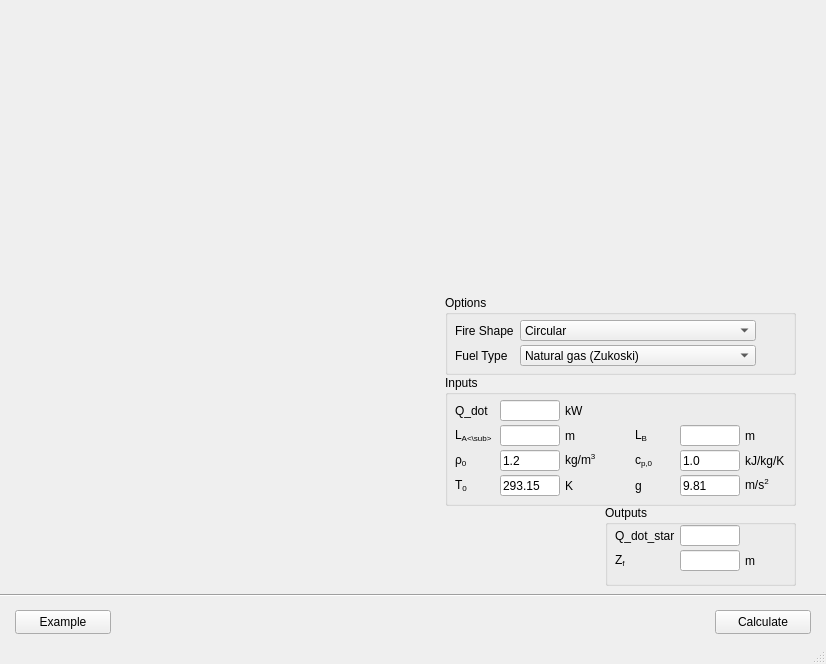
<?xml version="1.0" encoding="UTF-8"?>
<ui version="4.0">
 <class>MainWindow</class>
 <widget class="QMainWindow" name="MainWindow">
  <property name="geometry">
   <rect>
    <x>0</x>
    <y>0</y>
    <width>826</width>
    <height>664</height>
   </rect>
  </property>
  <property name="windowTitle">
   <string>MainWindow</string>
  </property>
  <widget class="QWidget" name="centralwidget">
   <widget class="QPushButton" name="pushButton_calculate">
    <property name="geometry">
     <rect>
      <x>715</x>
      <y>610</y>
      <width>96</width>
      <height>24</height>
     </rect>
    </property>
    <property name="text">
     <string>Calculate</string>
    </property>
   </widget>
   <widget class="Line" name="line">
    <property name="geometry">
     <rect>
      <x>0</x>
      <y>585</y>
      <width>826</width>
      <height>21</height>
     </rect>
    </property>
    <property name="orientation">
     <enum>Qt::Horizontal</enum>
    </property>
   </widget>
   <widget class="QPushButton" name="pushButton_test">
    <property name="geometry">
     <rect>
      <x>15</x>
      <y>610</y>
      <width>96</width>
      <height>24</height>
     </rect>
    </property>
    <property name="toolTip">
     <string>Generate example input parameters.</string>
    </property>
    <property name="statusTip">
     <string>Generate example input parameters.</string>
    </property>
    <property name="text">
     <string>Example</string>
    </property>
   </widget>
   <widget class="QLabel" name="label_figure_flame_height">
    <property name="geometry">
     <rect>
      <x>15</x>
      <y>15</y>
      <width>796</width>
      <height>566</height>
     </rect>
    </property>
    <property name="text">
     <string/>
    </property>
    <property name="pixmap">
     <pixmap>../images/0602_flame_height_794_560.png</pixmap>
    </property>
   </widget>
   <widget class="QGroupBox" name="groupBox_inputs">
    <property name="geometry">
     <rect>
      <x>445</x>
      <y>375</y>
      <width>351</width>
      <height>131</height>
     </rect>
    </property>
    <property name="title">
     <string>Inputs</string>
    </property>
    <widget class="QLabel" name="label_unit_S_or_UA">
     <property name="geometry">
      <rect>
       <x>120</x>
       <y>100</y>
       <width>51</width>
       <height>21</height>
      </rect>
     </property>
     <property name="minimumSize">
      <size>
       <width>0</width>
       <height>0</height>
      </size>
     </property>
     <property name="maximumSize">
      <size>
       <width>16777215</width>
       <height>16777215</height>
      </size>
     </property>
     <property name="text">
      <string>K</string>
     </property>
    </widget>
    <widget class="QLabel" name="label_34">
     <property name="geometry">
      <rect>
       <x>300</x>
       <y>75</y>
       <width>51</width>
       <height>21</height>
      </rect>
     </property>
     <property name="minimumSize">
      <size>
       <width>0</width>
       <height>0</height>
      </size>
     </property>
     <property name="maximumSize">
      <size>
       <width>16777215</width>
       <height>16777215</height>
      </size>
     </property>
     <property name="text">
      <string>kJ/kg/K</string>
     </property>
    </widget>
    <widget class="QLabel" name="label_33">
     <property name="geometry">
      <rect>
       <x>120</x>
       <y>50</y>
       <width>51</width>
       <height>21</height>
      </rect>
     </property>
     <property name="minimumSize">
      <size>
       <width>0</width>
       <height>0</height>
      </size>
     </property>
     <property name="maximumSize">
      <size>
       <width>16777215</width>
       <height>16777215</height>
      </size>
     </property>
     <property name="text">
      <string>m</string>
     </property>
    </widget>
    <widget class="QLabel" name="label_Q_dot_or_Q_dot_l_unit">
     <property name="geometry">
      <rect>
       <x>120</x>
       <y>25</y>
       <width>51</width>
       <height>21</height>
      </rect>
     </property>
     <property name="minimumSize">
      <size>
       <width>0</width>
       <height>0</height>
      </size>
     </property>
     <property name="maximumSize">
      <size>
       <width>16777215</width>
       <height>16777215</height>
      </size>
     </property>
     <property name="text">
      <string>kW</string>
     </property>
    </widget>
    <widget class="QLineEdit" name="lineEdit_Q_dot_or_Q_dot_l">
     <property name="geometry">
      <rect>
       <x>55</x>
       <y>25</y>
       <width>60</width>
       <height>21</height>
      </rect>
     </property>
     <property name="sizePolicy">
      <sizepolicy hsizetype="Fixed" vsizetype="Fixed">
       <horstretch>0</horstretch>
       <verstretch>0</verstretch>
      </sizepolicy>
     </property>
     <property name="minimumSize">
      <size>
       <width>0</width>
       <height>0</height>
      </size>
     </property>
     <property name="maximumSize">
      <size>
       <width>60</width>
       <height>16777215</height>
      </size>
     </property>
     <property name="baseSize">
      <size>
       <width>0</width>
       <height>0</height>
      </size>
     </property>
    </widget>
    <widget class="QLineEdit" name="lineEdit_L_A_or_D">
     <property name="geometry">
      <rect>
       <x>55</x>
       <y>50</y>
       <width>60</width>
       <height>21</height>
      </rect>
     </property>
     <property name="sizePolicy">
      <sizepolicy hsizetype="Fixed" vsizetype="Fixed">
       <horstretch>0</horstretch>
       <verstretch>0</verstretch>
      </sizepolicy>
     </property>
     <property name="minimumSize">
      <size>
       <width>0</width>
       <height>0</height>
      </size>
     </property>
     <property name="maximumSize">
      <size>
       <width>60</width>
       <height>16777215</height>
      </size>
     </property>
     <property name="baseSize">
      <size>
       <width>0</width>
       <height>0</height>
      </size>
     </property>
    </widget>
    <widget class="QLineEdit" name="lineEdit_T_0">
     <property name="geometry">
      <rect>
       <x>55</x>
       <y>100</y>
       <width>60</width>
       <height>21</height>
      </rect>
     </property>
     <property name="sizePolicy">
      <sizepolicy hsizetype="Fixed" vsizetype="Fixed">
       <horstretch>0</horstretch>
       <verstretch>0</verstretch>
      </sizepolicy>
     </property>
     <property name="minimumSize">
      <size>
       <width>0</width>
       <height>0</height>
      </size>
     </property>
     <property name="maximumSize">
      <size>
       <width>60</width>
       <height>16777215</height>
      </size>
     </property>
     <property name="baseSize">
      <size>
       <width>0</width>
       <height>0</height>
      </size>
     </property>
     <property name="text">
      <string>293.15</string>
     </property>
    </widget>
    <widget class="QLineEdit" name="lineEdit_c_p_0">
     <property name="geometry">
      <rect>
       <x>235</x>
       <y>75</y>
       <width>60</width>
       <height>21</height>
      </rect>
     </property>
     <property name="sizePolicy">
      <sizepolicy hsizetype="Fixed" vsizetype="Fixed">
       <horstretch>0</horstretch>
       <verstretch>0</verstretch>
      </sizepolicy>
     </property>
     <property name="minimumSize">
      <size>
       <width>0</width>
       <height>0</height>
      </size>
     </property>
     <property name="maximumSize">
      <size>
       <width>60</width>
       <height>16777215</height>
      </size>
     </property>
     <property name="baseSize">
      <size>
       <width>0</width>
       <height>0</height>
      </size>
     </property>
     <property name="text">
      <string>1.0</string>
     </property>
    </widget>
    <widget class="QLabel" name="label_23">
     <property name="geometry">
      <rect>
       <x>190</x>
       <y>75</y>
       <width>46</width>
       <height>21</height>
      </rect>
     </property>
     <property name="sizePolicy">
      <sizepolicy hsizetype="Fixed" vsizetype="Fixed">
       <horstretch>0</horstretch>
       <verstretch>0</verstretch>
      </sizepolicy>
     </property>
     <property name="minimumSize">
      <size>
       <width>0</width>
       <height>0</height>
      </size>
     </property>
     <property name="maximumSize">
      <size>
       <width>61</width>
       <height>30</height>
      </size>
     </property>
     <property name="toolTip">
      <string>Ambient are thermal capacity</string>
     </property>
     <property name="text">
      <string>c&lt;sub&gt;p,0&lt;sub&gt;</string>
     </property>
    </widget>
    <widget class="QLabel" name="label_L_A_or_D">
     <property name="geometry">
      <rect>
       <x>10</x>
       <y>50</y>
       <width>46</width>
       <height>21</height>
      </rect>
     </property>
     <property name="sizePolicy">
      <sizepolicy hsizetype="Fixed" vsizetype="Fixed">
       <horstretch>0</horstretch>
       <verstretch>0</verstretch>
      </sizepolicy>
     </property>
     <property name="minimumSize">
      <size>
       <width>0</width>
       <height>0</height>
      </size>
     </property>
     <property name="maximumSize">
      <size>
       <width>61</width>
       <height>30</height>
      </size>
     </property>
     <property name="toolTip">
      <string>Fire dimension 1</string>
     </property>
     <property name="text">
      <string>L&lt;sub&gt;A&lt;\sub&gt;</string>
     </property>
    </widget>
    <widget class="QLabel" name="label_Q_dot_or_Q_dot_l">
     <property name="geometry">
      <rect>
       <x>10</x>
       <y>25</y>
       <width>46</width>
       <height>21</height>
      </rect>
     </property>
     <property name="minimumSize">
      <size>
       <width>0</width>
       <height>0</height>
      </size>
     </property>
     <property name="maximumSize">
      <size>
       <width>61</width>
       <height>30</height>
      </size>
     </property>
     <property name="toolTip">
      <string>Fire total heat release rate</string>
     </property>
     <property name="text">
      <string>Q_dot</string>
     </property>
    </widget>
    <widget class="QLabel" name="label_L_B">
     <property name="geometry">
      <rect>
       <x>190</x>
       <y>50</y>
       <width>46</width>
       <height>21</height>
      </rect>
     </property>
     <property name="minimumSize">
      <size>
       <width>0</width>
       <height>0</height>
      </size>
     </property>
     <property name="maximumSize">
      <size>
       <width>61</width>
       <height>30</height>
      </size>
     </property>
     <property name="toolTip">
      <string>Fire dimension 2</string>
     </property>
     <property name="text">
      <string>L&lt;sub&gt;B&lt;sub&gt;</string>
     </property>
    </widget>
    <widget class="QLabel" name="label_35">
     <property name="geometry">
      <rect>
       <x>10</x>
       <y>75</y>
       <width>46</width>
       <height>21</height>
      </rect>
     </property>
     <property name="minimumSize">
      <size>
       <width>0</width>
       <height>0</height>
      </size>
     </property>
     <property name="maximumSize">
      <size>
       <width>61</width>
       <height>30</height>
      </size>
     </property>
     <property name="toolTip">
      <string>Ambient air density</string>
     </property>
     <property name="text">
      <string>ρ&lt;sub&gt;0&lt;sub&gt;</string>
     </property>
    </widget>
    <widget class="QLineEdit" name="lineEdit_L_B">
     <property name="geometry">
      <rect>
       <x>235</x>
       <y>50</y>
       <width>60</width>
       <height>21</height>
      </rect>
     </property>
     <property name="sizePolicy">
      <sizepolicy hsizetype="Fixed" vsizetype="Fixed">
       <horstretch>0</horstretch>
       <verstretch>0</verstretch>
      </sizepolicy>
     </property>
     <property name="minimumSize">
      <size>
       <width>0</width>
       <height>0</height>
      </size>
     </property>
     <property name="maximumSize">
      <size>
       <width>60</width>
       <height>16777215</height>
      </size>
     </property>
     <property name="baseSize">
      <size>
       <width>0</width>
       <height>0</height>
      </size>
     </property>
    </widget>
    <widget class="QLineEdit" name="lineEdit_rho_0">
     <property name="geometry">
      <rect>
       <x>55</x>
       <y>75</y>
       <width>60</width>
       <height>21</height>
      </rect>
     </property>
     <property name="sizePolicy">
      <sizepolicy hsizetype="Fixed" vsizetype="Fixed">
       <horstretch>0</horstretch>
       <verstretch>0</verstretch>
      </sizepolicy>
     </property>
     <property name="minimumSize">
      <size>
       <width>0</width>
       <height>0</height>
      </size>
     </property>
     <property name="maximumSize">
      <size>
       <width>60</width>
       <height>16777215</height>
      </size>
     </property>
     <property name="baseSize">
      <size>
       <width>0</width>
       <height>0</height>
      </size>
     </property>
     <property name="text">
      <string>1.2</string>
     </property>
    </widget>
    <widget class="QLabel" name="label_L_B_unit">
     <property name="geometry">
      <rect>
       <x>300</x>
       <y>50</y>
       <width>51</width>
       <height>21</height>
      </rect>
     </property>
     <property name="minimumSize">
      <size>
       <width>0</width>
       <height>0</height>
      </size>
     </property>
     <property name="maximumSize">
      <size>
       <width>16777215</width>
       <height>16777215</height>
      </size>
     </property>
     <property name="text">
      <string>m</string>
     </property>
    </widget>
    <widget class="QLabel" name="label_37">
     <property name="geometry">
      <rect>
       <x>120</x>
       <y>75</y>
       <width>51</width>
       <height>21</height>
      </rect>
     </property>
     <property name="minimumSize">
      <size>
       <width>0</width>
       <height>0</height>
      </size>
     </property>
     <property name="maximumSize">
      <size>
       <width>16777215</width>
       <height>16777215</height>
      </size>
     </property>
     <property name="text">
      <string>kg/m&lt;sup&gt;3&lt;sup&gt;</string>
     </property>
    </widget>
    <widget class="QLabel" name="label_27">
     <property name="geometry">
      <rect>
       <x>10</x>
       <y>100</y>
       <width>46</width>
       <height>21</height>
      </rect>
     </property>
     <property name="sizePolicy">
      <sizepolicy hsizetype="Fixed" vsizetype="Fixed">
       <horstretch>0</horstretch>
       <verstretch>0</verstretch>
      </sizepolicy>
     </property>
     <property name="minimumSize">
      <size>
       <width>0</width>
       <height>0</height>
      </size>
     </property>
     <property name="maximumSize">
      <size>
       <width>61</width>
       <height>30</height>
      </size>
     </property>
     <property name="toolTip">
      <string>Ambient air temperature</string>
     </property>
     <property name="text">
      <string>T&lt;sub&gt;0&lt;sub&gt;</string>
     </property>
    </widget>
    <widget class="QLineEdit" name="lineEdit_g">
     <property name="geometry">
      <rect>
       <x>235</x>
       <y>100</y>
       <width>60</width>
       <height>21</height>
      </rect>
     </property>
     <property name="sizePolicy">
      <sizepolicy hsizetype="Fixed" vsizetype="Fixed">
       <horstretch>0</horstretch>
       <verstretch>0</verstretch>
      </sizepolicy>
     </property>
     <property name="minimumSize">
      <size>
       <width>0</width>
       <height>0</height>
      </size>
     </property>
     <property name="maximumSize">
      <size>
       <width>60</width>
       <height>16777215</height>
      </size>
     </property>
     <property name="baseSize">
      <size>
       <width>0</width>
       <height>0</height>
      </size>
     </property>
     <property name="text">
      <string>9.81</string>
     </property>
    </widget>
    <widget class="QLabel" name="label_unit_S_or_UA_2">
     <property name="geometry">
      <rect>
       <x>300</x>
       <y>100</y>
       <width>51</width>
       <height>21</height>
      </rect>
     </property>
     <property name="minimumSize">
      <size>
       <width>0</width>
       <height>0</height>
      </size>
     </property>
     <property name="maximumSize">
      <size>
       <width>16777215</width>
       <height>16777215</height>
      </size>
     </property>
     <property name="text">
      <string>m/s&lt;sup&gt;2&lt;sup&gt;</string>
     </property>
    </widget>
    <widget class="QLabel" name="label_28">
     <property name="geometry">
      <rect>
       <x>190</x>
       <y>100</y>
       <width>46</width>
       <height>21</height>
      </rect>
     </property>
     <property name="sizePolicy">
      <sizepolicy hsizetype="Fixed" vsizetype="Fixed">
       <horstretch>0</horstretch>
       <verstretch>0</verstretch>
      </sizepolicy>
     </property>
     <property name="minimumSize">
      <size>
       <width>0</width>
       <height>0</height>
      </size>
     </property>
     <property name="maximumSize">
      <size>
       <width>61</width>
       <height>30</height>
      </size>
     </property>
     <property name="toolTip">
      <string>Gravity</string>
     </property>
     <property name="text">
      <string>g</string>
     </property>
    </widget>
   </widget>
   <widget class="QGroupBox" name="groupBox_outputs">
    <property name="geometry">
     <rect>
      <x>605</x>
      <y>505</y>
      <width>191</width>
      <height>81</height>
     </rect>
    </property>
    <property name="title">
     <string>Outputs</string>
    </property>
    <widget class="QLineEdit" name="lineEdit_Q_dot_star">
     <property name="geometry">
      <rect>
       <x>75</x>
       <y>20</y>
       <width>60</width>
       <height>21</height>
      </rect>
     </property>
     <property name="sizePolicy">
      <sizepolicy hsizetype="Fixed" vsizetype="Fixed">
       <horstretch>0</horstretch>
       <verstretch>0</verstretch>
      </sizepolicy>
     </property>
     <property name="minimumSize">
      <size>
       <width>0</width>
       <height>0</height>
      </size>
     </property>
     <property name="maximumSize">
      <size>
       <width>60</width>
       <height>16777215</height>
      </size>
     </property>
    </widget>
    <widget class="QLineEdit" name="lineEdit_Z_f">
     <property name="geometry">
      <rect>
       <x>75</x>
       <y>45</y>
       <width>60</width>
       <height>21</height>
      </rect>
     </property>
     <property name="sizePolicy">
      <sizepolicy hsizetype="Fixed" vsizetype="Fixed">
       <horstretch>0</horstretch>
       <verstretch>0</verstretch>
      </sizepolicy>
     </property>
     <property name="minimumSize">
      <size>
       <width>0</width>
       <height>0</height>
      </size>
     </property>
     <property name="maximumSize">
      <size>
       <width>60</width>
       <height>16777215</height>
      </size>
     </property>
    </widget>
    <widget class="QLabel" name="label_11">
     <property name="geometry">
      <rect>
       <x>10</x>
       <y>20</y>
       <width>61</width>
       <height>21</height>
      </rect>
     </property>
     <property name="sizePolicy">
      <sizepolicy hsizetype="Fixed" vsizetype="Fixed">
       <horstretch>0</horstretch>
       <verstretch>0</verstretch>
      </sizepolicy>
     </property>
     <property name="minimumSize">
      <size>
       <width>40</width>
       <height>0</height>
      </size>
     </property>
     <property name="maximumSize">
      <size>
       <width>61</width>
       <height>21</height>
      </size>
     </property>
     <property name="toolTip">
      <string>Solved dimensionless heat release rate</string>
     </property>
     <property name="text">
      <string>Q_dot_star</string>
     </property>
    </widget>
    <widget class="QLabel" name="label_12">
     <property name="geometry">
      <rect>
       <x>10</x>
       <y>45</y>
       <width>61</width>
       <height>21</height>
      </rect>
     </property>
     <property name="sizePolicy">
      <sizepolicy hsizetype="Fixed" vsizetype="Fixed">
       <horstretch>0</horstretch>
       <verstretch>0</verstretch>
      </sizepolicy>
     </property>
     <property name="minimumSize">
      <size>
       <width>20</width>
       <height>0</height>
      </size>
     </property>
     <property name="maximumSize">
      <size>
       <width>61</width>
       <height>21</height>
      </size>
     </property>
     <property name="toolTip">
      <string>Solved flame height</string>
     </property>
     <property name="text">
      <string>Z&lt;sub&gt;f&lt;sub&gt;</string>
     </property>
    </widget>
    <widget class="QLabel" name="label_25">
     <property name="geometry">
      <rect>
       <x>140</x>
       <y>45</y>
       <width>51</width>
       <height>21</height>
      </rect>
     </property>
     <property name="text">
      <string>m</string>
     </property>
    </widget>
   </widget>
   <widget class="QGroupBox" name="groupBox">
    <property name="geometry">
     <rect>
      <x>445</x>
      <y>295</y>
      <width>351</width>
      <height>80</height>
     </rect>
    </property>
    <property name="title">
     <string>Options</string>
    </property>
    <widget class="QComboBox" name="comboBox_fire_shape">
     <property name="geometry">
      <rect>
       <x>75</x>
       <y>25</y>
       <width>236</width>
       <height>21</height>
      </rect>
     </property>
     <property name="sizePolicy">
      <sizepolicy hsizetype="Preferred" vsizetype="Preferred">
       <horstretch>0</horstretch>
       <verstretch>0</verstretch>
      </sizepolicy>
     </property>
     <property name="minimumSize">
      <size>
       <width>0</width>
       <height>0</height>
      </size>
     </property>
     <property name="maximumSize">
      <size>
       <width>9999</width>
       <height>9999</height>
      </size>
     </property>
     <item>
      <property name="text">
       <string>Circular</string>
      </property>
     </item>
     <item>
      <property name="text">
       <string>Rectangular</string>
      </property>
     </item>
     <item>
      <property name="text">
       <string>Line</string>
      </property>
     </item>
    </widget>
    <widget class="QLabel" name="label_29">
     <property name="geometry">
      <rect>
       <x>10</x>
       <y>25</y>
       <width>61</width>
       <height>21</height>
      </rect>
     </property>
     <property name="sizePolicy">
      <sizepolicy hsizetype="Fixed" vsizetype="Fixed">
       <horstretch>0</horstretch>
       <verstretch>0</verstretch>
      </sizepolicy>
     </property>
     <property name="minimumSize">
      <size>
       <width>0</width>
       <height>0</height>
      </size>
     </property>
     <property name="maximumSize">
      <size>
       <width>61</width>
       <height>30</height>
      </size>
     </property>
     <property name="toolTip">
      <string>Fire shape</string>
     </property>
     <property name="text">
      <string>Fire Shape</string>
     </property>
    </widget>
    <widget class="QComboBox" name="comboBox_fuel_type">
     <property name="geometry">
      <rect>
       <x>75</x>
       <y>50</y>
       <width>236</width>
       <height>21</height>
      </rect>
     </property>
     <property name="sizePolicy">
      <sizepolicy hsizetype="Preferred" vsizetype="Preferred">
       <horstretch>0</horstretch>
       <verstretch>0</verstretch>
      </sizepolicy>
     </property>
     <property name="minimumSize">
      <size>
       <width>0</width>
       <height>0</height>
      </size>
     </property>
     <property name="maximumSize">
      <size>
       <width>9999</width>
       <height>9999</height>
      </size>
     </property>
     <item>
      <property name="text">
       <string>Natural gas (Zukoski)</string>
      </property>
     </item>
     <item>
      <property name="text">
       <string>Wood cribs (Thomas)</string>
      </property>
     </item>
     <item>
      <property name="text">
       <string>Gas, liquids and solids (Heskestad)</string>
      </property>
     </item>
    </widget>
    <widget class="QLabel" name="label_24">
     <property name="geometry">
      <rect>
       <x>10</x>
       <y>50</y>
       <width>61</width>
       <height>21</height>
      </rect>
     </property>
     <property name="sizePolicy">
      <sizepolicy hsizetype="Fixed" vsizetype="Fixed">
       <horstretch>0</horstretch>
       <verstretch>0</verstretch>
      </sizepolicy>
     </property>
     <property name="minimumSize">
      <size>
       <width>0</width>
       <height>0</height>
      </size>
     </property>
     <property name="maximumSize">
      <size>
       <width>61</width>
       <height>30</height>
      </size>
     </property>
     <property name="toolTip">
      <string>Fuel type, this dictates the correlation that will be used for the calculation</string>
     </property>
     <property name="text">
      <string>Fuel Type</string>
     </property>
    </widget>
   </widget>
   <zorder>label_figure_flame_height</zorder>
   <zorder>pushButton_calculate</zorder>
   <zorder>line</zorder>
   <zorder>pushButton_test</zorder>
   <zorder>groupBox_inputs</zorder>
   <zorder>groupBox_outputs</zorder>
   <zorder>groupBox</zorder>
  </widget>
  <widget class="QMenuBar" name="menubar">
   <property name="geometry">
    <rect>
     <x>0</x>
     <y>0</y>
     <width>826</width>
     <height>22</height>
    </rect>
   </property>
  </widget>
  <widget class="QStatusBar" name="statusbar"/>
 </widget>
 <tabstops>
  <tabstop>pushButton_calculate</tabstop>
  <tabstop>pushButton_test</tabstop>
 </tabstops>
 <resources/>
 <connections/>
</ui>
